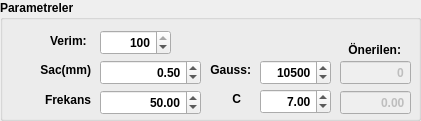
     <widget class="QGroupBox" name="groupBox_3">
      <property name="geometry">
       <rect>
        <x>540</x>
        <y>10</y>
        <width>421</width>
        <height>121</height>
       </rect>
      </property>
      <property name="font">
       <font>
        <weight>75</weight>
        <bold>true</bold>
       </font>
      </property>
      <property name="title">
       <string>Parametreler</string>
      </property>
      <widget class="QDoubleSpinBox" name="doubleSpinBox_sac">
       <property name="geometry">
        <rect>
         <x>100</x>
         <y>60</y>
         <width>101</width>
         <height>25</height>
        </rect>
       </property>
       <property name="font">
        <font>
         <weight>75</weight>
         <bold>true</bold>
        </font>
       </property>
       <property name="layoutDirection">
        <enum>Qt::LeftToRight</enum>
       </property>
       <property name="autoFillBackground">
        <bool>false</bool>
       </property>
       <property name="alignment">
        <set>Qt::AlignRight|Qt::AlignTrailing|Qt::AlignVCenter</set>
       </property>
       <property name="value">
        <double>0.500000000000000</double>
       </property>
      </widget>
      <widget class="QLabel" name="label_4">
       <property name="geometry">
        <rect>
         <x>20</x>
         <y>60</y>
         <width>71</width>
         <height>20</height>
        </rect>
       </property>
       <property name="text">
        <string>Sac(mm)</string>
       </property>
       <property name="alignment">
        <set>Qt::AlignRight|Qt::AlignTrailing|Qt::AlignVCenter</set>
       </property>
      </widget>
      <widget class="QLabel" name="label_5">
       <property name="geometry">
        <rect>
         <x>200</x>
         <y>60</y>
         <width>51</width>
         <height>20</height>
        </rect>
       </property>
       <property name="layoutDirection">
        <enum>Qt::RightToLeft</enum>
       </property>
       <property name="text">
        <string>Gauss:</string>
       </property>
       <property name="alignment">
        <set>Qt::AlignRight|Qt::AlignTrailing|Qt::AlignVCenter</set>
       </property>
      </widget>
      <widget class="QDoubleSpinBox" name="doubleSpinBox_gauss">
       <property name="geometry">
        <rect>
         <x>260</x>
         <y>60</y>
         <width>71</width>
         <height>25</height>
        </rect>
       </property>
       <property name="font">
        <font>
         <weight>75</weight>
         <bold>true</bold>
        </font>
       </property>
       <property name="layoutDirection">
        <enum>Qt::LeftToRight</enum>
       </property>
       <property name="autoFillBackground">
        <bool>false</bool>
       </property>
       <property name="alignment">
        <set>Qt::AlignRight|Qt::AlignTrailing|Qt::AlignVCenter</set>
       </property>
       <property name="decimals">
        <number>0</number>
       </property>
       <property name="maximum">
        <double>99999.000000000000000</double>
       </property>
       <property name="value">
        <double>10500.000000000000000</double>
       </property>
      </widget>
      <widget class="QDoubleSpinBox" name="doubleSpinBox_frekans">
       <property name="geometry">
        <rect>
         <x>100</x>
         <y>90</y>
         <width>101</width>
         <height>25</height>
        </rect>
       </property>
       <property name="font">
        <font>
         <weight>75</weight>
         <bold>true</bold>
        </font>
       </property>
       <property name="layoutDirection">
        <enum>Qt::LeftToRight</enum>
       </property>
       <property name="autoFillBackground">
        <bool>false</bool>
       </property>
       <property name="alignment">
        <set>Qt::AlignRight|Qt::AlignTrailing|Qt::AlignVCenter</set>
       </property>
       <property name="value">
        <double>50.000000000000000</double>
       </property>
      </widget>
      <widget class="QLabel" name="label_6">
       <property name="geometry">
        <rect>
         <x>30</x>
         <y>90</y>
         <width>61</width>
         <height>20</height>
        </rect>
       </property>
       <property name="text">
        <string>Frekans</string>
       </property>
       <property name="alignment">
        <set>Qt::AlignRight|Qt::AlignTrailing|Qt::AlignVCenter</set>
       </property>
      </widget>
      <widget class="QLabel" name="label_7">
       <property name="geometry">
        <rect>
         <x>190</x>
         <y>89</y>
         <width>51</width>
         <height>20</height>
        </rect>
       </property>
       <property name="layoutDirection">
        <enum>Qt::RightToLeft</enum>
       </property>
       <property name="text">
        <string>C</string>
       </property>
       <property name="alignment">
        <set>Qt::AlignRight|Qt::AlignTrailing|Qt::AlignVCenter</set>
       </property>
      </widget>
      <widget class="QDoubleSpinBox" name="doubleSpinBox_c">
       <property name="geometry">
        <rect>
         <x>260</x>
         <y>89</y>
         <width>71</width>
         <height>25</height>
        </rect>
       </property>
       <property name="font">
        <font>
         <weight>75</weight>
         <bold>true</bold>
        </font>
       </property>
       <property name="layoutDirection">
        <enum>Qt::LeftToRight</enum>
       </property>
       <property name="autoFillBackground">
        <bool>false</bool>
       </property>
       <property name="alignment">
        <set>Qt::AlignRight|Qt::AlignTrailing|Qt::AlignVCenter</set>
       </property>
       <property name="value">
        <double>7.000000000000000</double>
       </property>
      </widget>
      <widget class="QDoubleSpinBox" name="doubleSpinBox_c2">
       <property name="enabled">
        <bool>false</bool>
       </property>
       <property name="geometry">
        <rect>
         <x>340</x>
         <y>90</y>
         <width>71</width>
         <height>25</height>
        </rect>
       </property>
       <property name="font">
        <font>
         <weight>75</weight>
         <bold>true</bold>
        </font>
       </property>
       <property name="layoutDirection">
        <enum>Qt::LeftToRight</enum>
       </property>
       <property name="autoFillBackground">
        <bool>false</bool>
       </property>
       <property name="alignment">
        <set>Qt::AlignRight|Qt::AlignTrailing|Qt::AlignVCenter</set>
       </property>
       <property name="buttonSymbols">
        <enum>QAbstractSpinBox::NoButtons</enum>
       </property>
      </widget>
      <widget class="QDoubleSpinBox" name="doubleSpinBox_gauss2">
       <property name="enabled">
        <bool>false</bool>
       </property>
       <property name="geometry">
        <rect>
         <x>340</x>
         <y>60</y>
         <width>71</width>
         <height>25</height>
        </rect>
       </property>
       <property name="font">
        <font>
         <weight>75</weight>
         <bold>true</bold>
        </font>
       </property>
       <property name="layoutDirection">
        <enum>Qt::LeftToRight</enum>
       </property>
       <property name="autoFillBackground">
        <bool>false</bool>
       </property>
       <property name="alignment">
        <set>Qt::AlignRight|Qt::AlignTrailing|Qt::AlignVCenter</set>
       </property>
       <property name="buttonSymbols">
        <enum>QAbstractSpinBox::NoButtons</enum>
       </property>
       <property name="decimals">
        <number>0</number>
       </property>
       <property name="maximum">
        <double>999999.000000000000000</double>
       </property>
      </widget>
      <widget class="QLabel" name="label_113">
       <property name="geometry">
        <rect>
         <x>340</x>
         <y>40</y>
         <width>61</width>
         <height>20</height>
        </rect>
       </property>
       <property name="layoutDirection">
        <enum>Qt::RightToLeft</enum>
       </property>
       <property name="text">
        <string>Önerilen:</string>
       </property>
       <property name="alignment">
        <set>Qt::AlignRight|Qt::AlignTrailing|Qt::AlignVCenter</set>
       </property>
      </widget>
      <widget class="QLabel" name="label_59">
       <property name="geometry">
        <rect>
         <x>50</x>
         <y>30</y>
         <width>41</width>
         <height>21</height>
        </rect>
       </property>
       <property name="text">
        <string>Verim:</string>
       </property>
      </widget>
      <widget class="QDoubleSpinBox" name="doubleSpinBox_karkas_verim">
       <property name="geometry">
        <rect>
         <x>100</x>
         <y>30</y>
         <width>71</width>
         <height>25</height>
        </rect>
       </property>
       <property name="font">
        <font>
         <weight>75</weight>
         <bold>true</bold>
        </font>
       </property>
       <property name="layoutDirection">
        <enum>Qt::LeftToRight</enum>
       </property>
       <property name="autoFillBackground">
        <bool>false</bool>
       </property>
       <property name="alignment">
        <set>Qt::AlignRight|Qt::AlignTrailing|Qt::AlignVCenter</set>
       </property>
       <property name="decimals">
        <number>0</number>
       </property>
       <property name="maximum">
        <double>100.000000000000000</double>
       </property>
       <property name="singleStep">
        <double>1.000000000000000</double>
       </property>
       <property name="value">
        <double>100.000000000000000</double>
       </property>
      </widget>
     </widget>
